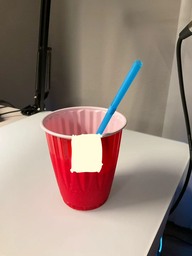
#> input picture comp755/images/cup.png, 192 x 256 px, shrunk from 1080 x 1440 before the run
$ python pde_baseline.py images/cup.png images/cup.png out   (older library calls are emulated)
#> lines starting #> are read from the running program, lines starting #| are printed output that depends on the picture; after the words box and inside, x2 and y2 are one past the last pixel; in counts of white or black regions, pixels touching at a corner belong together
#!/usr/bin/env python3
# -*- coding: utf-8 -*-
"""
PDE Inpainting Baselines (Beginner-friendly)
- OpenCV: TELEA / NAVIER-STOKES
- scikit-image: BIHARMONIC
- SciPy: POISSON/LAPLACE inpainting (solve Δu = 0 in the hole)

Usage 1 (single file):
  python pde_inpaint_baselines.py path/to/image.png path/to/mask.png out_dir

Usage 2 (folders, paired by basename):
  python pde_inpaint_baselines.py path/to/images_dir path/to/masks_dir out_dir

Note: Mask pixels > 0 are treated as holes to be filled.
"""

import os
import sys
import cv2
import numpy as np

# Optional dependencies
_HAS_SKI = True
try:
    from skimage.restoration import inpaint_biharmonic
except ImportError:
    _HAS_SKI = False

_HAS_SCIPY = True
try:
    import scipy.sparse
    import scipy.sparse.linalg
except ImportError:
    _HAS_SCIPY = False


# ------------------ Basic Utilities ------------------

def make_dir_if_needed(path):
    """Create directory if it doesn't exist."""
    if not os.path.exists(path):
        os.makedirs(path)

def get_name_without_ext(path):
    """Extract filename without extension from path."""
    base = os.path.basename(path)
    name, _ = os.path.splitext(base)
    return name

def read_color_image(path):
    """Read color image in BGR format."""
#> called with path = 'images/cup.png'
    img = cv2.imread(path, cv2.IMREAD_COLOR)  # BGR, uint8
#> img is the input picture: shape (256, 192, 3); mean B, G, R 122.4, 132.2, 152.7
    if img is None:
        print(f"[ERROR] Cannot read image: {path}")
    return img

def read_mask_image(path):
    """Read and binarize mask image."""
#> called with path = 'images/cup.png'
    m = cv2.imread(path, cv2.IMREAD_GRAYSCALE)  # 0~255
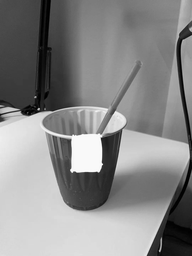
#> m: shape (256, 192); min 0, max 253, mean 136.7
    if m is None:
        print(f"[ERROR] Cannot read mask: {path}")
        return None
    # Force binarization: >0 -> 255, else -> 0
    _, m_bin = cv2.threshold(m, 0, 255, cv2.THRESH_BINARY)
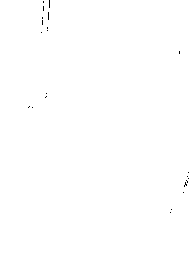
#> m_bin: shape (256, 192); 99.9% white; black in thin lines or dots, all inside (x1, y1, x2, y2) = (28, 0, 189, 213)
    return m_bin

def save_image(path, img):
    """Save image to disk."""
    ok = cv2.imwrite(path, img)
    if not ok:
        print(f"[ERROR] Failed to save: {path}")
    return ok


# ------------------ Poisson (Laplace) Inpainting ------------------

def inpaint_poisson(img_bgr_uint8, mask_bin_0_255):
    """
    Poisson/Laplace inpainting: solve Δu = 0 inside the hole.
    Uses Dirichlet boundary conditions from known regions.

    Args:
        img_bgr_uint8: HxWx3 uint8 BGR image
        mask_bin_0_255: HxW uint8 mask, >0 indicates HOLE (to be filled)

    Returns:
        Inpainted BGR uint8 image
    """
    if not _HAS_SCIPY:
        raise RuntimeError("SciPy is not available. Cannot run Poisson inpainting.")

    img = img_bgr_uint8.copy()
    h, w, c = img.shape
    hole = (mask_bin_0_255 > 0).astype(np.uint8)
    N = int(np.sum(hole))

    if N == 0:
        # No holes to fill, return original image
        return img

    # Pixel index mapping for hole region
    idx_map = -np.ones((h, w), dtype=np.int32)
    idx_map[hole == 1] = np.arange(N, dtype=np.int32)

    # 4-neighborhood directions
    dirs = [(1, 0), (-1, 0), (0, 1), (0, -1)]

    # Sparse matrix A and right-hand side b
    A = scipy.sparse.lil_matrix((N, N), dtype=np.float64)
    b = np.zeros((N, c), dtype=np.float64)

    # Build discrete Laplace equation: -4*u_p + sum(u_nb) = -sum(boundary_values)
    for y in range(h):
        for x in range(w):
            if hole[y, x] == 1:
                row = idx_map[y, x]
                A[row, row] = -4.0

                for dx, dy in dirs:
                    nx, ny = x + dx, y + dy
                    if 0 <= nx < w and 0 <= ny < h:
                        if hole[ny, nx] == 1:
                            # Neighbor is also in hole -> coefficient +1
                            nb_idx = idx_map[ny, nx]
                            A[row, nb_idx] = 1.0
                        else:
                            # Neighbor is boundary (known pixel) -> move to RHS
                            b[row] -= img[ny, nx, :].astype(np.float64)

    A = A.tocsr()

    # Solve linear system for each channel
    for ch in range(c):
        sol = scipy.sparse.linalg.spsolve(A, b[:, ch])
        # Write solution back to image
        img[..., ch][hole == 1] = np.clip(sol, 0.0, 255.0).astype(np.uint8)

    return img


# ------------------ Process One Image-Mask Pair ------------------

def inpaint_one_pair(image_path, mask_path, out_dir):
    """
    Apply multiple inpainting methods to one image-mask pair.
    Methods: TELEA, NAVIER-STOKES, BIHARMONIC, POISSON
    """
    print("=" * 50)
    print(f"[INFO] Processing image: {image_path}")
    print(f"[INFO] Using mask: {mask_path}")

    img = read_color_image(image_path)
    mask = read_mask_image(mask_path)

    if img is None or mask is None:
        print("[SKIP] Failed to read image or mask")
        return

    name = get_name_without_ext(image_path)
    radius = 3  # OpenCV inpaint radius (larger = more blur)

    # Method 1: TELEA
    print("[INFO] Running TELEA inpainting...")
    res_telea = cv2.inpaint(img, mask, radius, cv2.INPAINT_TELEA)
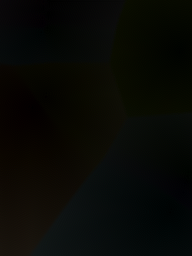
#> res_telea: shape (256, 192, 3); mean B, G, R 5, 8.9, 8
    out_path = os.path.join(out_dir, f"{name}_telea.png")
    if save_image(out_path, res_telea):
        print(f"[DONE] Saved: {out_path}")

    # Method 2: NAVIER-STOKES
    print("[INFO] Running NAVIER-STOKES inpainting...")
    res_navier = cv2.inpaint(img, mask, radius, cv2.INPAINT_NS)
    out_path = os.path.join(out_dir, f"{name}_navier.png")
    if save_image(out_path, res_navier):
        print(f"[DONE] Saved: {out_path}")

    # Method 3: BIHARMONIC (optional)
    if _HAS_SKI:
        try:
            print("[INFO] Running BIHARMONIC inpainting...")
            # Convert BGR to RGB and normalize to [0, 1]
            rgb = cv2.cvtColor(img, cv2.COLOR_BGR2RGB)
            rgb_f = (rgb.astype(np.float32) / 255.0).clip(0.0, 1.0)
            mask_bool = (mask.astype(np.uint8) > 0)

            # Handle different scikit-image versions
            try:
                out = inpaint_biharmonic(rgb_f, mask_bool, channel_axis=-1)
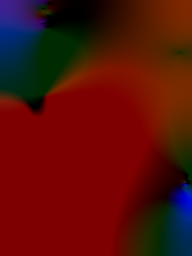
#> out: shape (256, 192, 3) float32; mean R, G, B 0.00815, 0.00147, 0.000866; drawn with min black and max white
            except TypeError:
                out = inpaint_biharmonic(rgb_f, mask_bool, multichannel=True)

            # Convert back to BGR uint8
            out_u8 = np.clip(out * 255.0, 0, 255).astype(np.uint8)
            bgr_out = cv2.cvtColor(out_u8, cv2.COLOR_RGB2BGR)
            out_path = os.path.join(out_dir, f"{name}_biharmonic.png")
            if save_image(out_path, bgr_out):
                print(f"[DONE] Saved: {out_path}")
        except Exception as e:
            print(f"[WARNING] Biharmonic inpainting failed: {e}")
    else:
        print("[INFO] scikit-image not installed, skipping Biharmonic")
        print("       (Optional: pip install scikit-image)")

    # Method 4: POISSON (optional)
    if _HAS_SCIPY:
        try:
            print("[INFO] Running POISSON inpainting...")
            res_poisson = inpaint_poisson(img.copy(), mask)
#> in inpaint_poisson, `N = int(np.sum(hole))`: N = 49093
#> in inpaint_poisson, `idx_map[hole == 1] = np.arange(N, dtype=np.int32)`:
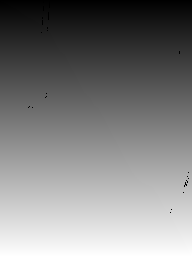
#> idx_map: shape (256, 192) int32; min -1, max 49092, mean 24516.5; drawn with min black and max white
            out_path = os.path.join(out_dir, f"{name}_poisson.png")
            if save_image(out_path, res_poisson):
                print(f"[DONE] Saved: {out_path}")
        except Exception as e:
            print(f"[WARNING] Poisson inpainting failed: {e}")
    else:
        print("[INFO] SciPy not installed, skipping Poisson")
        print("       (Optional: pip install scipy)")


# ------------------ Folder Processing ------------------

def build_mask_map(mask_dir):
    """Build a dictionary mapping basename to mask file path."""
    mask_map = {}
    for filename in os.listdir(mask_dir):
        full_path = os.path.join(mask_dir, filename)
        if os.path.isfile(full_path):
            mask_map[get_name_without_ext(full_path)] = full_path
    return mask_map

def process_folder_pair(image_dir, mask_dir, out_dir):
    """Process all matching image-mask pairs in folders."""
    make_dir_if_needed(out_dir)
    mask_map = build_mask_map(mask_dir)

    total_images = 0
    matched_pairs = 0

    for filename in os.listdir(image_dir):
        img_path = os.path.join(image_dir, filename)
        if not os.path.isfile(img_path):
            continue

        total_images += 1
        basename = get_name_without_ext(img_path)

        if basename in mask_map:
            matched_pairs += 1
            inpaint_one_pair(img_path, mask_map[basename], out_dir)
        else:
            print(f"[WARNING] No matching mask found for: {basename}.*")

    print("=" * 50)
    print(f"[SUMMARY] Total image files found: {total_images}")
    print(f"[SUMMARY] Successfully matched pairs: {matched_pairs}")
    print(f"[SUMMARY] Output directory: {out_dir}")


# ------------------ Main Entry Point ------------------

def main():
    """Main function to handle command line arguments."""
    if len(sys.argv) < 4:
        print("Usage:")
        print("  Single file: python pde_inpaint_baselines.py <image.png> <mask.png> <out_dir>")
        print("  Folder mode: python pde_inpaint_baselines.py <images_dir> <masks_dir> <out_dir>")
        print("\nNote: Mask pixels > 0 are treated as holes to be inpainted.")
        sys.exit(0)

    img_input = sys.argv[1]
    mask_input = sys.argv[2]
    out_dir = sys.argv[3]

    make_dir_if_needed(out_dir)

    # Check if single file or folder mode
    if os.path.isfile(img_input):
        if not os.path.isfile(mask_input):
            print("[ERROR] Image is a file but mask is not a valid file path.")
            sys.exit(1)
        inpaint_one_pair(img_input, mask_input, out_dir)
    else:
        if not os.path.isdir(img_input) or not os.path.isdir(mask_input):
            print("[ERROR] For folder mode, both paths must be directories.")
            sys.exit(1)
        process_folder_pair(img_input, mask_input, out_dir)

    print("\n[INFO] Processing complete!")


if __name__ == "__main__":
    main()
